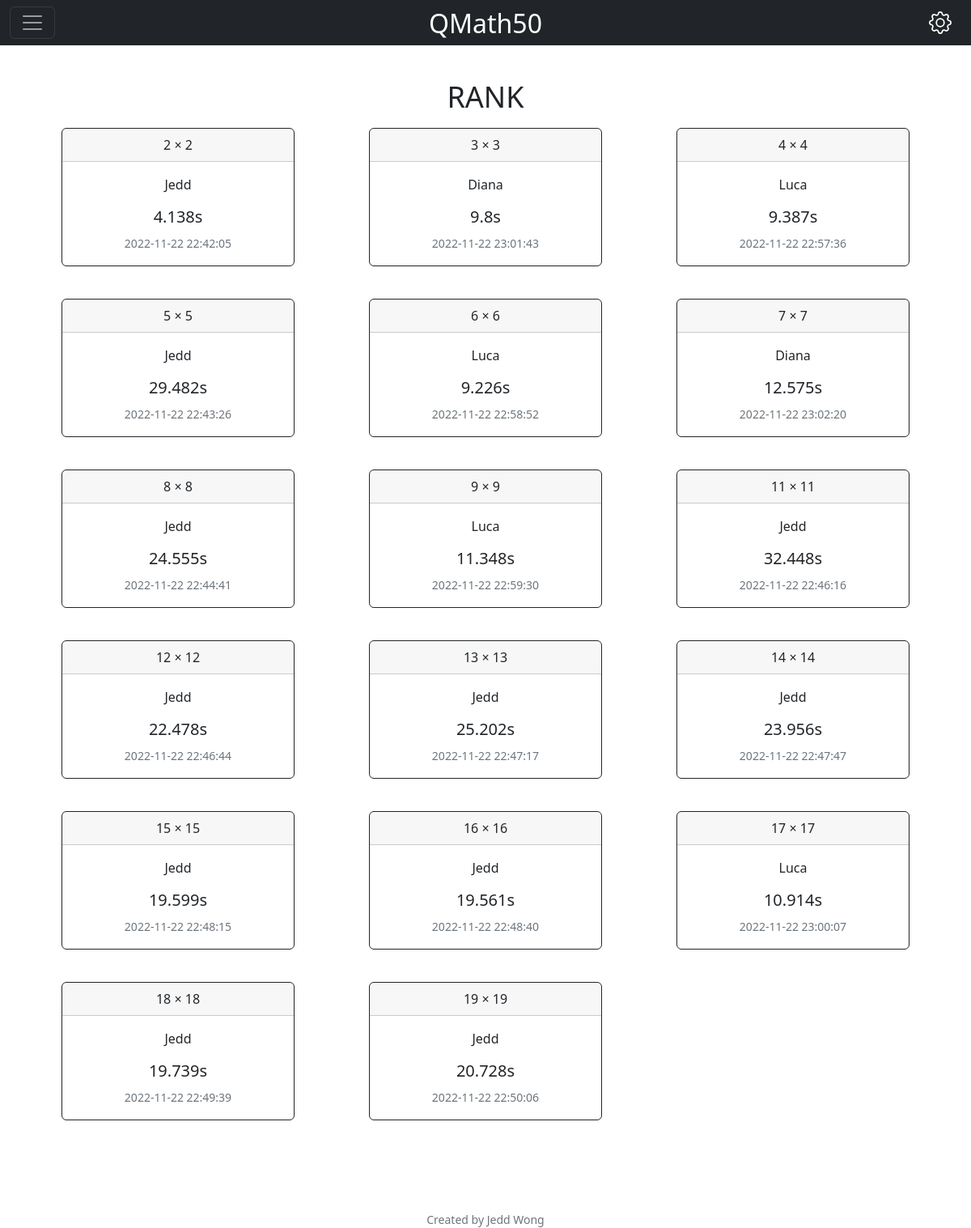
Page /rank (signed in) on the committed database.
### tables this page shows
CREATE TABLE users (
id INTEGER PRIMARY KEY AUTOINCREMENT NOT NULL, 
username TEXT NOT NULL, 
hash TEXT NOT NULL
);

### main.py (the view)
@app.route('/rank')
@login_required
def rank():
    acc_id = session["user_id"]
    if acc_id != None:
        username_db = db.execute("SELECT username FROM users WHERE id = ?", acc_id)
        username = username_db[0]["username"]
        best_time_list = []
        for data in range(2,20):
            if data == 10:
                pass
            else:
                temp_dict = {}
                rank_best_db = db.execute("SELECT game_type, pofo_id, MIN(best_time), time FROM profile WHERE game_type = ?", data)
                best_player_id = rank_best_db[0]["pofo_id"]
                best_player_name = db.execute("SELECT username FROM users WHERE id = ?", best_player_id)
                if not best_player_name:
                    game_type = data
                    player_name = None
                    best_time = None
                    record_date_time = None
                else:
                    game_type = rank_best_db[0]["game_type"]
                    player_name = best_player_name[0]["username"]
                    best_time = rank_best_db[0]["MIN(best_time)"]
                    record_date_time = rank_best_db[0]["time"]
                temp_dict["game_type"] = game_type
                temp_dict["username"] = player_name
                temp_dict["best_time"] = best_time
                temp_dict["time"] = record_date_time
                if temp_dict["best_time"] != None:
                    temp_dict["best_time"] = str(best_time) + "s"
                best_time_list.append(temp_dict)
        contents = best_time_list
        return render_template("rank.html", jinja_username=username, jinja_contents=contents)
    else:
        return render_template("login.html")

### helpers.py (called while the page is built)
def login_required(f):
    @wraps(f)
    def decorated_function(*args, **kwargs):
        if session.get("user_id") is None:
            return redirect("/login")
        return f(*args, **kwargs)
    return decorated_function

### main.py (called while the page is built)
@app.after_request
def after_request(response):
    response.headers["Cache-Control"] = "no-cache, no-store, must-revalidate"
    response.headers["Expires"] = 0
    response.headers["Pragma"] = "no-cache"
    return response

### templates/rank.html (shortened to what this page needs)
{% extends "layout.html" %}
{% block main %}
        <div class="App_game">
          <div class="boardContainer" style="overflow: unset;">
              <div class="center">
                  <h1 style="font-size:3vw" id="indexTitle">RANK</h1>
              </div>
          </div>
        </div>
        <div class="row row-cols-1 row-cols-md-3 g-4">
          {% for content in jinja_contents %}
          <div class="col">
                <div class="card border-dark mb-3" style="max-width: 18rem;">
                    <div class="card-header">{{ content.game_type }} × {{ content.game_type }}</div>
                    <div class="card-body text-dark">
                      <p class="card-text">{{ content.username }}</p>
                      <h5 class="card-title">{{ content.best_time }}</h5>
                      <p class="card-text"><small class="text-muted">{{ content.time }}</small></p>
                    </div>
                </div>
          </div>
             {% endfor %}
        </div>
{% endblock %}

### static/css/styles.css (style rules this page uses)
html, body { margin: 0; height: 100%; }
.center { justify-content: center; color }
#indexTitle { margin: 2% 0 18%; }
.card { margin: 0 auto; float: none; margin-bottom: 10px; }
.App_game { width: 100%; max-width: var(--game-max-width); margin: 0 auto; height: calc(100% - var(--header-height)); display: flex; flex-direction: column; }
.boardContainer { display: flex; justify-content: center; align-items: center; flex-grow: 1; overflow: hidden; }

### rows in the picture
users: game_type "2", username "Jedd", best_time "4.138s", time "2022-11-22 22:42:05", game_type "5", best_time "29.482s", time "2022-11-22 22:43:26", game_type "8", best_time "24.555s", time "2022-11-22 22:44:41", game_type "11", best_time "32.448s", time "2022-11-22 22:46:16", game_type "12", best_time "22.478s", time "2022-11-22 22:46:44", game_type "13", best_time "25.202s", time "2022-11-22 22:47:17", game_type "14", best_time "23.956s", time "2022-11-22 22:47:47", game_type "15", best_time "19.599s", time "2022-11-22 22:48:15", game_type "16", best_time "19.561s", time "2022-11-22 22:48:40", game_type "18", best_time "19.739s", time "2022-11-22 22:49:39", game_type "19", best_time "20.728s", time "2022-11-22 22:50:06"
users: game_type "3", username "Diana", best_time "9.8s", time "2022-11-22 23:01:43", game_type "7", best_time "12.575s", time "2022-11-22 23:02:20"
users: game_type "4", username "Luca", best_time "9.387s", time "2022-11-22 22:57:36", game_type "6", best_time "9.226s", time "2022-11-22 22:58:52", game_type "9", best_time "11.348s", time "2022-11-22 22:59:30", game_type "17", best_time "10.914s", time "2022-11-22 23:00:07"
